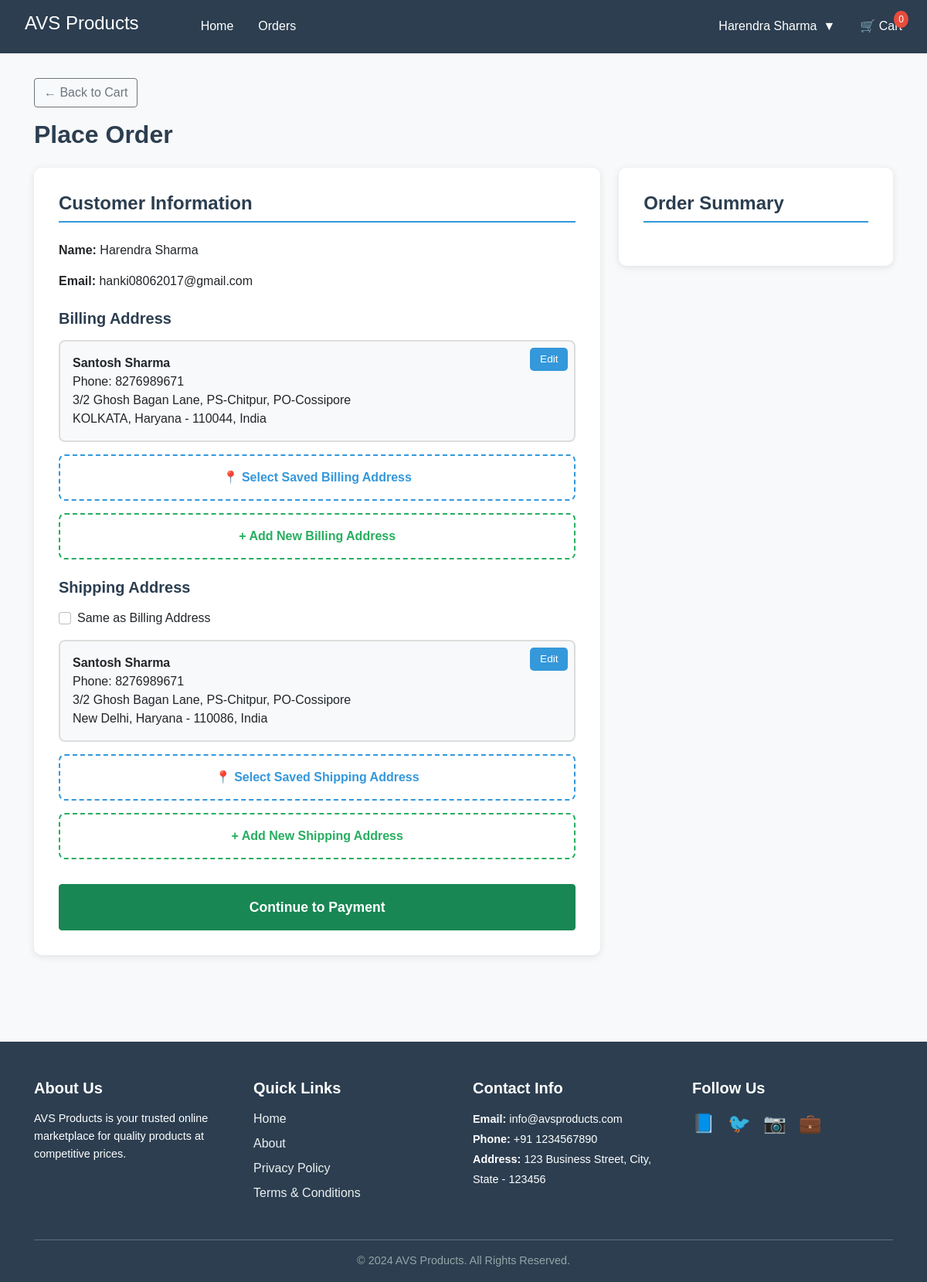
Before: /place-order/ (signed in) with the older database file.
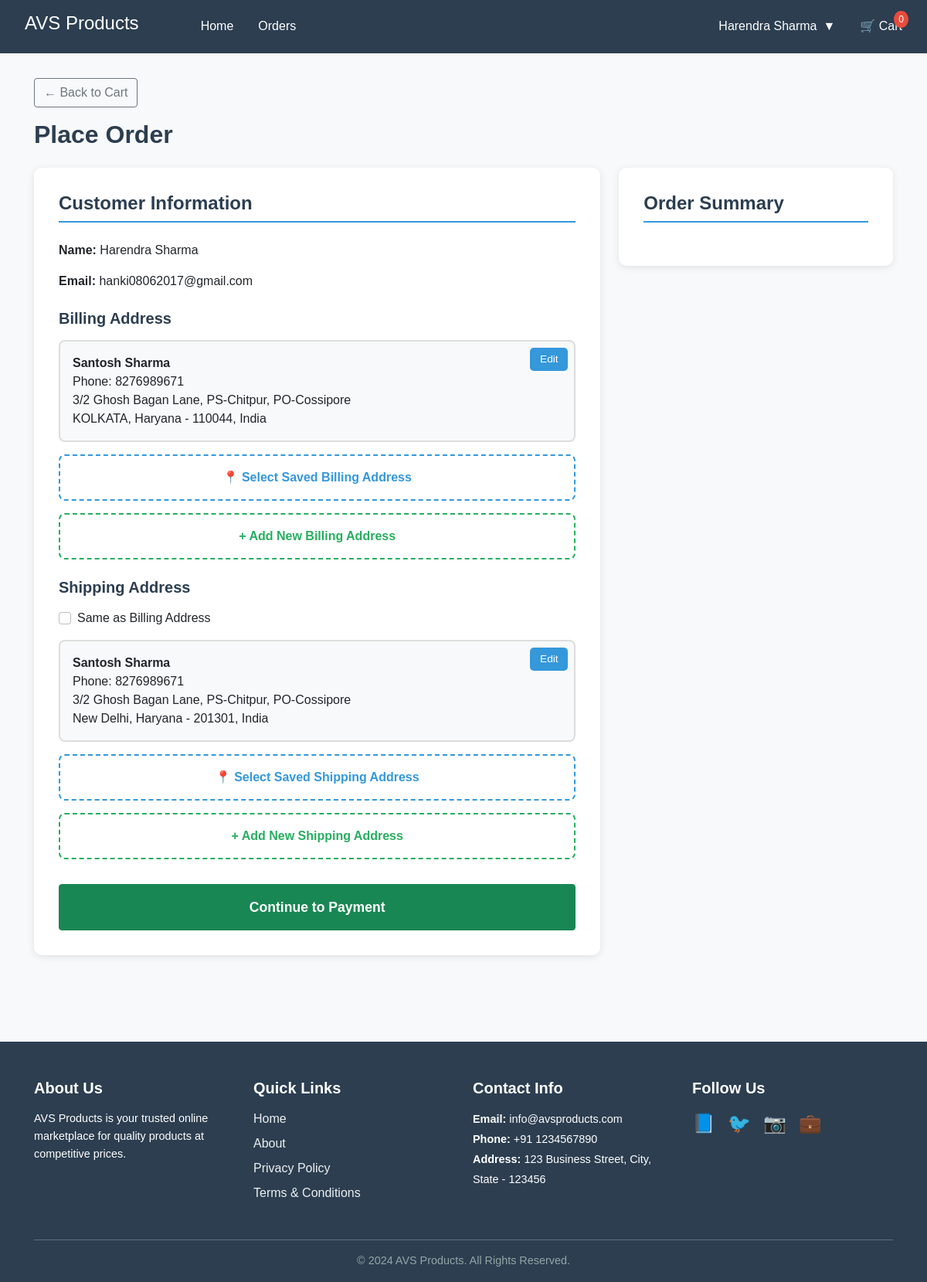
After: the same page with the newer database file.
### customer/models.py (models this page shows, shortened)
class SavedAddress(models.Model):
    ADDRESS_CHOICES = [
        ('Billing', 'Billing'),
        ('Shipping', 'Shipping'),
        ('Both', 'Both')
    ]
    customer = models.ForeignKey(Customer, to_field='username', on_delete=models.CASCADE, related_name='saved_addresses')
    address_type = models.CharField(max_length=20, choices=ADDRESS_CHOICES)
    name = models.CharField(max_length=255)
    phone = models.CharField(max_length=20)
    address1 = models.CharField(max_length=255)
    address2 = models.CharField(max_length=255, blank=True, null=True)
    city = models.CharField(max_length=100)
    state = models.CharField(max_length=100)
    pin = models.CharField(max_length=10)
    country = models.CharField(max_length=100, default='India')
    is_default = models.BooleanField(default=False)
    created_at = models.DateTimeField(auto_now_add=True)
    class Meta:
        db_table = 'saved_address'

### customer/views.py (the view, shortened to what this page needs)
# urls.py: path('place-order/', views.place_order, name='place_order'),
def place_order(request):
    if not request.session.get('is_logged_in'):
        request.session['next'] = '/place-order/'
        return redirect('login')
    from customer.models import Customer, SavedAddress
    username = request.session.get('user_id')
    customer = Customer.objects.get(username=username)
    user = customer
    customer_address = user.profile
    billing_addresses = SavedAddress.objects.filter(customer=customer, address_type__in=['Billing', 'Both']).order_by('-is_default', '-created_at')[:5]
    shipping_addresses = SavedAddress.objects.filter(customer=customer, address_type__in=['Shipping', 'Both']).order_by('-is_default', '-created_at')[:5]
    import json
    business = BusinessDetail.objects.first()
    delivery_settings, _ = DeliverySettings.objects.get_or_create(business_code=business)
    default_shipping = shipping_addresses.first()
    user_pin = default_shipping.pin if default_shipping else (customer_address.pin if customer_address else '')
    delivery_zone = DeliveryZone.objects.filter(business_code=business, pincode_to=user_pin, status='Active').first()
    min_amount_free_delivery = float(delivery_settings.min_amount_free_delivery or 0)
    max_distance_km = float(delivery_settings.max_distance_km or 0)
    base_charge = float(delivery_zone.base_charge) if delivery_zone else 0
    delivery_free = delivery_settings.delivery_free
    ship_free = delivery_settings.ship_free
    delivery_data = json.dumps({'min_amount_free_delivery': min_amount_free_delivery, 'base_charge': base_charge, 'max_distance_km': max_distance_km, 'delivery_free': delivery_free, 'ship_free': ship_free})
    return render(request, 'customer/place_order.html', {
        'billing_addresses': billing_addresses,
        'shipping_addresses': shipping_addresses,
        'customer_address': customer_address,
        'customer': customer,
        'user': user,
        'delivery_settings': delivery_settings,
        'delivery_zones': delivery_data,
        'delivery_data': delivery_data,
    })

### seller/context_processors.py (called while the page is built, shortened)
def staff_info(request):
    return {}

### templates/customer/place_order.html (shortened to what the changed rows need)
{% extends 'customer/base.html' %}
{% block content %}
<div class="container">
    <h2 class="mb-4" style="color: #2c3e50; font-weight: bold;">Place Order</h2>
    <div class="row">
        <div class="col-md-8">
            <div class="order-container">
                    <form id="orderForm" onsubmit="submitOrder(event)">
                    <div id="shippingAddressDisplay">
                    {% if shipping_addresses %}
                        <div class="address-card">
                            <button type="button" class="edit-address-btn" onclick="editShippingAddress('{{ shipping_addresses.0.name }}', '{{ shipping_addresses.0.phone }}', '{{ shipping_addresses.0.address1 }}', '{{ shipping_addresses.0.address2 }}', '{{ shipping_addresses.0.city }}', '{{ shipping_addresses.0.state }}', '{{ shipping_addresses.0.pin }}', '{{ shipping_addresses.0.country }}', {{ shipping_addresses.0.id }})">Edit</button>
                            <strong>{{ shipping_addresses.0.name }}</strong><br>
                            Phone: {{ shipping_addresses.0.phone }}<br>
                            {{ shipping_addresses.0.address1 }}{% if shipping_addresses.0.address2 %}, {{ shipping_addresses.0.address2 }}{% endif %}<br>
                            {{ shipping_addresses.0.city }}, {{ shipping_addresses.0.state }} - {{ shipping_addresses.0.pin }}, {{ shipping_addresses.0.country }}
                        </div>
                     {% endif %}
                    </div>
                </form>
            </div>
        </div>
    </div>
</div>
{% endblock %}

Changed rows visible on the page:
changed SavedAddress "New Delhi": pin "110086" → "201301"
